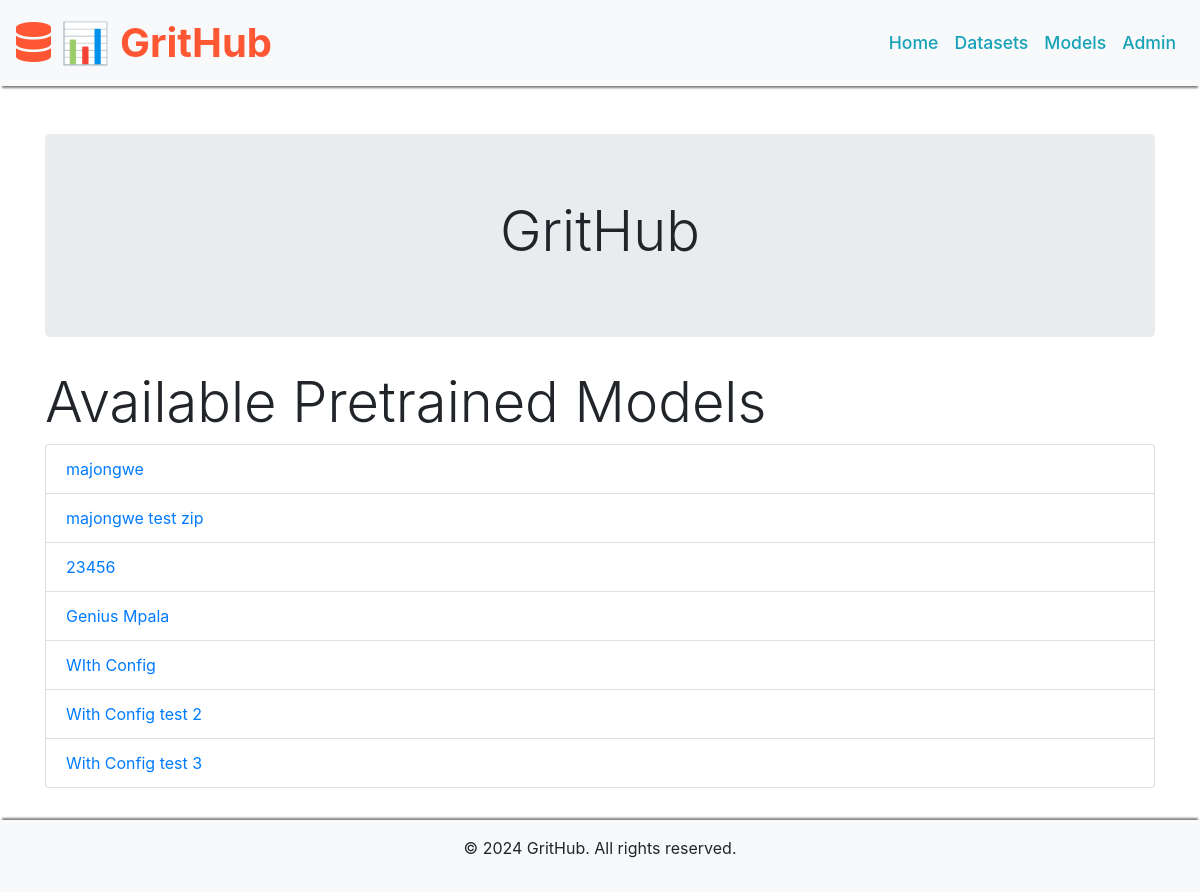
The app's page /models/ with its own data.
### datasets/models.py (models this page shows, shortened)
class PretrainedModel(models.Model):
    name = models.CharField(max_length=100)
    description = models.TextField()
    directory_path = models.CharField(max_length=255, blank=True)  # To store the path of the extracted folder
    zip_file = models.FileField(upload_to='models/', null=True, blank=True)
    config_file = models.FileField(upload_to='configs/', null=True, blank=True)

### datasets/views.py (the view)
# urls.py: path('models/', views.ModelListView.as_view(), name='model_list'),
class ModelListView(ListView):
    model = PretrainedModel
    template_name = 'models/model_list.html'

### datasets/templates/models/model_list.html (shortened to what this page needs)
{% extends "base_generic.html" %}
{% block content %}
<h1 class="display-4">Available Pretrained Models</h1>
<ul class="list-group">
  {% for model in object_list %}
  <li class="list-group-item"><a href="{% url 'model_detail' pk=model.id %}">{{ model.name }}</a></li>
  {% endfor %}
</ul>
{% endblock %}

### records on screen
PretrainedModel: name "majongwe"
PretrainedModel: name "majongwe test zip"
PretrainedModel: name "23456"
PretrainedModel: name "Genius Mpala"
PretrainedModel: name "WIth Config"
PretrainedModel: name "With Config test 2"
PretrainedModel: name "With Config test 3"
